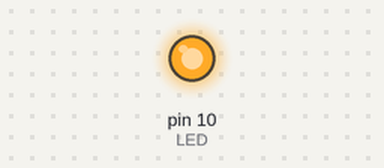
The sketch below on a simulated Arduino Uno, built with avr-gcc and run on an emulated ATmega328P. Shown: output pins drawn as LEDs (lit = HIGH).

Above: at 0.2 s.
At 12.7 s:
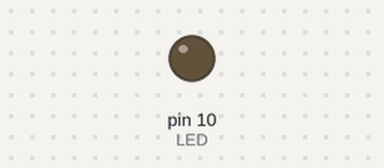
Timing chart, 0 to 18.2 s (numbered marks = the images above):
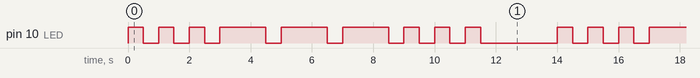

The sketch:

SOS_LED.ino
```cpp
int LED = 10;
void setup() {
  pinMode(LED, OUTPUT);
}
void loop() {
  for (int i=0; i<3; i++) {
    shortBlink(LED);
    delay(500);
  }
  for (int i=0; i<3; i++) {
    longBlink(LED);
    delay(500);
  }
  for (int i=0; i<3; i++) {
    shortBlink(LED);
    delay(500);
  }
  delay(2000);
}
void shortBlink(int ledPin){
  digitalWrite(ledPin, HIGH);
  delay(500);
  digitalWrite(ledPin, LOW);
}
void longBlink(int ledPin) {
  digitalWrite(ledPin, HIGH);
  delay(1500);
  digitalWrite(ledPin, LOW);
}
```

Measured:
- by itself, pin 10 (LED): repeats every 14.0 s: 2 × (LOW 0.50 s, HIGH 0.50 s), 3 × (LOW 0.50 s, HIGH 1.5 s), 3 × (LOW 0.50 s, HIGH 0.50 s), LOW 2.5 s, HIGH 0.50 s
- by itself, everything shown: repeats every 14.0 s, in 18 steps
